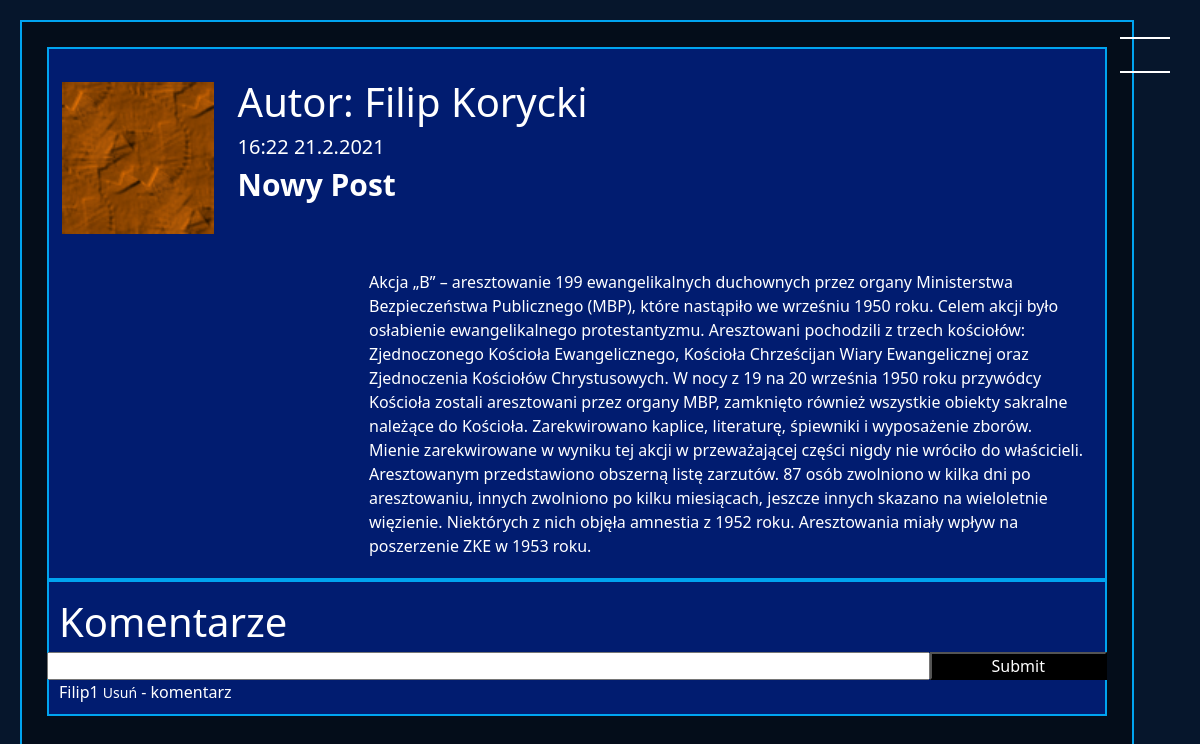
/post/42, run on the app's committed database.
### blog/models.py (models this page shows, shortened)
class Post(models.Model):
    owner =  models.ForeignKey("Profile", on_delete=models.CASCADE)
    date = models.DateField(auto_now_add=True)
    date_time = models.DateTimeField(auto_now_add=True)
    title = models.CharField(max_length=200)
    text = models.CharField(max_length=4000)
    comments = models.ManyToManyField("Post_comment", related_name='+')
    class Meta:
        ordering = ["-date","-date_time"]

class Profile(models.Model):
    user = models.OneToOneField(User, null=True, on_delete=models.CASCADE)
    birth_date = models.DateField(blank=True,null=True)
    description = models.TextField(blank=True,null=True)
    first_name = models.CharField(blank=True, null=True, max_length=40)
    last_name = models.CharField(blank=True, null=True, max_length=40)
    country = models.CharField(blank=True, null=True, max_length=40)
    city = models.CharField(blank=True, null=True, max_length=40)
    height = models.DecimalField(blank=True,null=True, decimal_places=0, max_digits=120)
    weight = models.DecimalField(blank=True,null=True, decimal_places=0, max_digits=120)
    gender = models.CharField(blank=True,null=True, max_length=222)
    friends = models.ManyToManyField('self', blank=True)
    images = models.ManyToManyField("ProfileImage", related_name='+',blank=True)
    chats = models.ManyToManyField("ChatBox", related_name='+',blank=True)
    posts = models.ManyToManyField("Post", related_name='+',blank=True)
    def get_name(self):
        if self.first_name and self.last_name:
            return str(str(self.first_name)+" "+str(self.last_name)) #+" ("+str(self.user.username)+")"
        elif self.first_name:
            return self.first_name
        else:
            return self.user.username
    def __str__(self):
        return str(self.user.username)

class Post_comment(models.Model):
    owner =  models.ForeignKey("Profile", on_delete=models.CASCADE)
    post =  models.ForeignKey("Post", on_delete=models.CASCADE)
    date = models.DateField(auto_now_add=True)
    date_time = models.DateTimeField(auto_now_add=True)
    text = models.CharField(max_length=2000)
    class Meta:
        ordering = ["-date","-date_time"]

### blog/views.py (the view, shortened to what this page needs)
# urls.py: path("post/<int:pk>", views.PostView.as_view(), name="post"),
class PostView(View):
    def get(self, request, pk):
        post = get_object_or_404(Post, id=pk)
        form = ReportPostForm()
        context={
            'post':post,
            'form':form,
        }
        return render(request, "blog/post.html", context)

### blog/forms.py
class ReportPostForm(forms.ModelForm):
    class Meta:
        model = Report_Post
        fields = ('report_type',)
        widgets = {
            'report_type': forms.Select(attrs={'class':"form-control"}),
        }
        labels = {
            "report_type": "Zgłoś za",
        }

### blog/templates/blog/post.html (shortened to what this page needs)
{% extends "blog/base.html"%}
{%load static%}
{%block content%}
<div class=" background_v1">
    <div class="post_details">
                <div class="row friend_image_box" style="padding:3px; margin-top: 10px; position:relative;">
                    <div class="col-sm-6 col-md-2">
                        {%for image in post.owner.images.all%}
                        {%if forloop.last%}
                        <div style="margin-top: 10px; position:relative;">
                        <div class="mini_fake_box"></div>
                        </div>
                        {%endif%}
                        {%empty%}
                        <div style="margin-top: 10px; position:relative;">
                          <img src="{% static 'user.png' %}" class="mini_post_image">
                          <div class="mini_fake_box"> </div>
                        </div>
                        <br />
                        {%endfor%}
                    </div>
                    <div class="col-sm-6 col-md-10">
                        <div style="font-size: 40px;">
                            Autor: <a class="post_link" href="{%url 'profile' post.owner.id%}">{{post.owner.get_name}}</a>
                        </div>
                        <div style="font-size: 20px;">{{post.date_time| date:"G:i d.n.Y"}}
                        </div>
                       <div style="font-size: 30px;font-weight:bold; text-transform: capitalize; word-break: break-all;">
                        {{post.title}}
                        </div>
                    </div>
                </div>
           <div class="post_text">
                {{post.text}}
            </div>
    </div>
    <div class="post_comments">
        <div style="font-size: 40px;">Komentarze</div>
        <form action='{% url "post" post.id%}' method="POST">
            <div class="row">
            <input type="text" class="col-sm-12 col-md-10"  id="comment_text" name="comment"/>
            <input type="submit" class="col-sm-12 col-md-2"  id="comment_button" />
            </div>
        </form>
        {%for comment in post.comments.all%}
            <div class="post_comment" title="{{post.date_time| date:'G:i d.n.Y'}}">
                <a href="{% url 'profile' comment.owner.id%}" class="post_link">{{comment.owner}} </a>
                <a href="{% url 'delete_comments' comment.id%}" class="post_link"><small>Usuń</small></a>
                - {{comment.text}}
            </div>
        {%endfor%}
    </div>
</div>
{% endblock %}

### static/style.css (style rules this page uses)
* { box-sizing: border-box; margin:0; padding:0; }
:root { --ramka: rgb(0, 164, 240); --message-button: rgb(17, 0, 255); --background: black; --h: white; --body-text: white; --card-title: rgb(255, 255, 255); --card-body: rgb(68, 0, 255); --my-message: rgb(0, 34, 128); --other-message: rgb(0, 195, 255); --main-p-desc:rgba(2, 30, 121, 0.9); --bg-v1:rgba(0, 0, 0, 0.4); --btn-text: white; --btn-hover: crimson; --btn-border:black; --btn-bg: black; --profile:rgba(2, 30, 121, 0.9); --all-chats-chat:white; --last-message: rgb(68, 0, 255); --profile-posts-box:rgba(0, 0, 0, 0.4); }
body { background-repeat: no-repeat; background-size: cover; background: var(--background); color: var(--body-text); }
.background_v1 { border: solid 2px var(--ramka); padding: 25px; background-color: var(--bg-v1); min-height: 800px; width: 96%; }
.mini_fake_box { width:100%; height: 100px; }
.post_details { width:100%; min-height: 350px; background-color: var(--profile); border:solid 2px var(--ramka); padding:10px; position: relative; }
.post_text { word-break: break-word; margin-top:50px; padding:10px; margin-left:300px; }
.post_link { color:white; text-decoration: none; border-radius: 5px; }
.post_comments { width:100%; background-color: var(--profile); border:solid 2px var(--ramka); padding:10px; word-break:break-all; display: inline-block; }
#comment_button { background-color: var(--btn-bg); color:var(--btn-text); }

### data on the page
Post: owner.get_name "Filip Korycki", date_time "16:22 21.2.2021", title "Nowy Post", text "Akcja „B” – aresztowanie 199 ewangelikalnych duchownych przez organy Ministerstwa Bezpieczeństwa Publicznego (MBP), które nastąpiło we wrześniu 1950 roku. Celem akcji było osłabienie ewangelikalnego protestantyzmu. Aresztowani pochodzili z trzech kościołów: Zjednoczonego Kościoła Ewangelicznego, Kościoła Chrześcijan Wiary Ewangelicznej oraz Zjednoczenia Kościołów Chrystusowych. W nocy z 19 na 20 września 1950 roku przywódcy Kościoła zostali aresztowani przez organy MBP, zamknięto również wszystkie obiekty sakralne należące do Kościoła. Zarekwirowano kaplice, literaturę, śpiewniki i wyposażenie zborów. Mienie zarekwirowane w wyniku tej akcji w przeważającej części nigdy nie wróciło do…"
Post_comment: owner "Filip1", text "komentarz"
